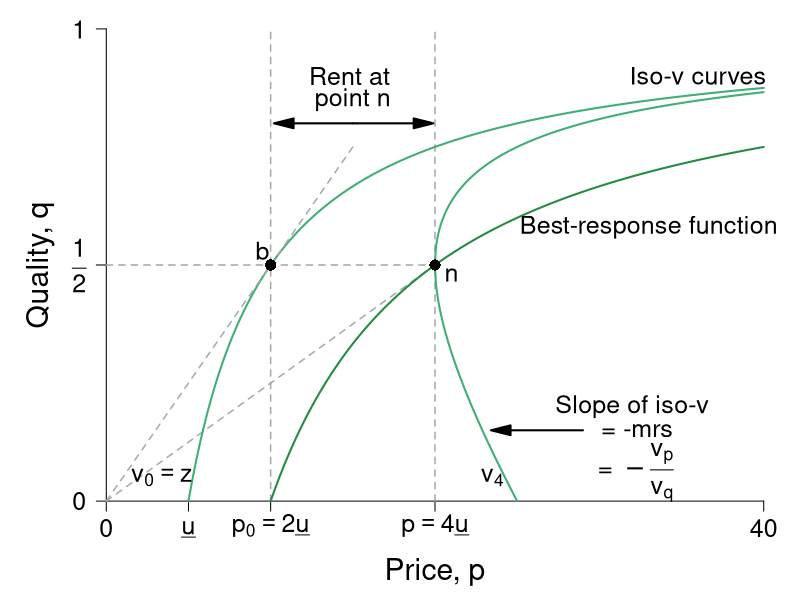

This figure's R source:
#' Graph Designer: Scott Cohn
#' Authors: Bowles and Halliday
#' Title: Coordination, Conflict and Competition: A Text in Microeconomics

require(ggplot2)
require(shape)
pdf(file = "information_power/iso_vmap_b.pdf", width = 9, height = 7)

#Set parameters for graphics
pointsize <- 1.8
axislabelsize <- 1.8
labelsize <- 1.5
namesize <- 1.8
annotatesize <- 1.5
graphlinewidth <- 2
segmentlinewidth <- 1.5

COLA <- c("#e0f3db", "#99d8c9","#66c2a4","#41ae76", "#238b45", "#005824")
COLB <- c("#c6dbef", "#4eb3d3", "#2b8cbe", "#0868ac","#084081")
COL <- c("#7fc97f", "#beaed4", "#fdc086", "#ffff99", "#386cb0", "#f0027f", "#bf5b17", "#666666")
COLA <- c("#e0f3db", "#99d8c9","#66c2a4","#41ae76", "#238b45", "#005824")
COLB <- c("#c6dbef", "#4eb3d3", "#2b8cbe", "#0868ac","#084081")
COLC <- c("#fcfbfd", "#efedf5", "#dadaeb", "#bcbddc", "#9e9ac8", "#807dba", "#6a51a3", "#54278f", "#3f007d")


#The equation is below when v = 0. See Wolfram Alpha output. 
isov <- function(p, delta = 5) {
  (p - delta)/p
}

isovhigh1 <- function(p, delta = 5, v = 5){
  (sqrt(p^2 - 4 * delta * v) - p + 2*v)/( 2 * v )
}

isovlow1 <- function(p, delta = 5, v = 5){
  (-sqrt(p^2 - 4 * delta * v) - p + 2*v)/( 2 * v )
}

isovhigh2 <- function(p, delta = 5, v = 10){
  (sqrt(p^2 - 4 * delta * v) - p + 2*v)/( 2 * v )
}

isovlow2 <- function(p, delta = 5, v = 10){
  (-sqrt(p^2 - 4 * delta * v) - p + 2*v)/( 2 * v )
}

isovhigh3 <- function(p, delta = 5, v = 15){
  (sqrt(p^2 - 4 * delta * v) - p + 2*v)/( 2 * v )
}

isovlow3 <- function(p, delta = 5, v = 15){
  (-sqrt(p^2 - 4 * delta * v) - p + 2*v)/( 2 * v )
}

brfFn <- function(p, delta = 5) {
  1 - (2*delta) /p
}

#This is evaluated for p = 12; q = 12/(8*sqrt(12^2 - 4*delta1*v1)) - 1/8 for the slope
#At p = 12; q = (-sqrt(12^2 - 4*v1*delta1) - 12 + 2*v1)/(2*v1) = 0.799
tangencyLine <- function(p){
  (p*(0.05))
}


COL <- c("#f7fcf5", "#e5f5e0", "#c7e9c0", "#a1d99b", "#74c476", "#41ab5d", "#238b45", "#005a32")
par(mar =  c(4, 4, .5, .5))

xlims <- c(0, 40)
ylims <- c(0, 1)

plot(0, 0, xlim = xlims, ylim = ylims, type = "n",
     xlab = "",
     ylab = "",
     xaxt = "n", yaxt = "n", cex.lab = axislabelsize, bty = "n")

mtext(expression(paste("Price, ", p)), side = 1, line = 2.5, cex = axislabelsize)
text(-4, ylims[2] - 0.5*(ylims[2] - ylims[1]), expression(paste("Quality, ", q)), xpd = TRUE, cex = axislabelsize, srt = 90) 

npts <- 500 
npts2 <- 501
#Specify the sequences of points for graphing. 
xx0 <- seq(5, xlims[2], length.out = npts)
xx1 <- seq(10, xlims[2], length.out = npts)
xx2 <- seq(xlims[1], 15, length.out = npts)
xx3 <- seq(10, xlims[2], length.out = npts2)
xx4 <- seq(xlims[1], 10, length.out = npts2)
#For below, I solved sqrt(p^2 - 200) - p + 200/p = 0, getting p = 10*sqrt(2) = 14.14214
xx5 <- seq(14.14214, xlims[2], length.out = npts2)
xx6 <- seq(14.14214, 15, length.out = npts2)
xx7 <- seq(20, xlims[2], length.out = npts2)
xx8 <- seq(xlims[1], 25, length.out = npts2)

#Customize ticks and labels for the plot
ticksy <- c(0, 0.5, 1)
ylabels <- c(0, expression(paste(frac(1,2))), 1)
ticksx <- c(0, 5, 10, 20, 40)
xlabels <- c(0, expression(paste(underline("u"))), expression(paste(p[0] == 2*underline("u"))), expression(paste(p == 4*underline("u"))) , 40)
axis(1, at = ticksx, pos = 0, labels = xlabels, cex.axis = labelsize)
axis(2, at = ticksy, pos = 0, labels = ylabels, las = 1, cex.axis = labelsize)

#Lines for the coordinates of the Nash equilbrium
segments(0, 0, 20, 0.5, lty = 2, col = "darkgray", lwd = segmentlinewidth)
segments(10, 0, 10, 1, lty = 2, col = "darkgray", lwd = segmentlinewidth)
segments(20, 0, 20, 1, lty = 2, col = "darkgray", lwd = segmentlinewidth)
segments(0, 0.5, 20, 0.5, lty = 2, col = "darkgray", lwd = segmentlinewidth)

#Draw the lines for the graphs
lines(xx0, isov(xx0, delta = 5), col = COLA[4], lwd = graphlinewidth)
lines(xx1, brfFn(xx1), col = COLA[5], lwd = graphlinewidth)
lines(xx2, tangencyLine(xx2), col = "darkgrey", lwd = segmentlinewidth, lty = 2)
#lines(xx3, isovhigh1(xx3, v = 5, delta = 5), col = COLA[4], lwd = graphlinewidth)
#lines(xx4, isovlow1(xx4, v = 5, delta = 5), col = COLA[4], lwd = graphlinewidth)
#lines(xx5, isovhigh2(xx5, v = 10, delta = 5), col = COLA[4], lwd = graphlinewidth)
#lines(xx6, isovlow2(xx6, v = 10, delta = 5), col = COLA[4], lwd = graphlinewidth)
lines(xx7, isovhigh3(xx7, v = 20, delta = 5), col = COLA[4], lwd = graphlinewidth)
lines(xx8, isovlow3(xx8, v = 20, delta = 5), col = COLA[4], lwd = graphlinewidth)

#Annotation of the three graphs and the NE
text(3.4, 0.05, expression(paste(v[0] == z)), cex = annotatesize)
#text(9.0, 0.05, expression(paste(v[1])), cex = annotatesize)
#text(14, 0.05, expression(paste(v[2])), cex = annotatesize)
text(23.5, 0.05, expression(paste(v[4])), cex = annotatesize)
text(21, 0.48, expression(paste("n")), cex = annotatesize)
text(33, 0.58, expression(paste("Best-response function")), cex = annotatesize)
text(36, 0.9, expression(paste("Iso-v curves")), cex = annotatesize)

#Arrows and rent label
Arrows(15, 0.8, 19.3, 0.8,  col = "black", lty = 1, lwd = 2, arr.type = "triangle")
Arrows(15, 0.8, 10.8, 0.8,  col = "black", lty = 1, lwd = 2, arr.type = "triangle")
text(14.8, 0.9, expression(paste("Rent at")), cex = annotatesize)
text(15, 0.85, expression(paste("point n")), cex = annotatesize)

#Arrows and slope of iso-v label
Arrows(29, 0.15, 24, 0.15,  col = "black", lty = 1, lwd = 2, arr.type = "triangle")
text(32, 0.2, expression(paste("Slope of iso-v")), cex = annotatesize)
text(32.3, 0.15, expression(paste(" = -mrs ")), cex = annotatesize)
text(32, 0.06, expression(paste(" = " -frac(v[p], v[q]))), cex = annotatesize)


#Add a point for the NE
points(20, 0.5, pch = 16, col = "black", cex = 1.5)


#Add a point for b
points(10, 0.5, pch = 16, col = "black", cex = 1.5)
text(9.5, 0.53, expression(paste("b")), cex = annotatesize)

#Add a point for d
#Figure out q for p = 14.14214: q = 1 - 2delta/p = 1 - (2*5)/14.14214 =  0.2928934
#points(14.14214, 0.2928934, pch = 16, col = "black", cex = 1.5)
#text(15, 0.2928934, expression(paste("d")), cex = annotatesize)

dev.off()
